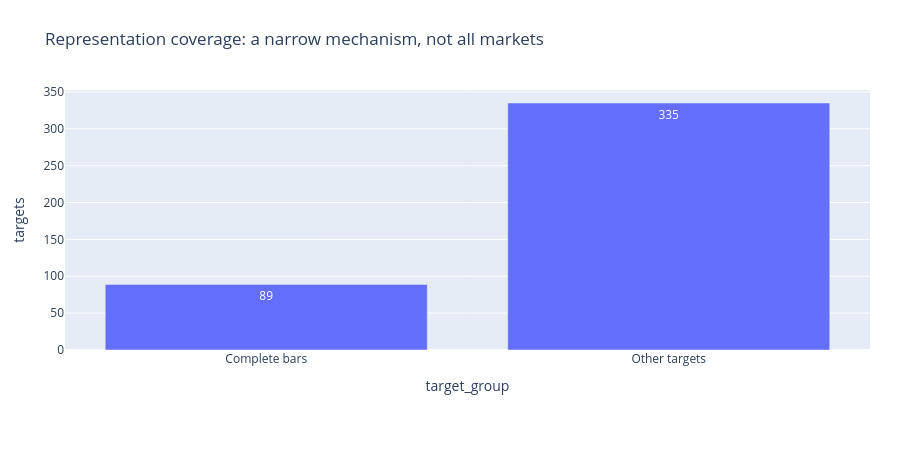

Notebook code for this chart:
### Markdown cell above
## Structural coverage

### Code cell
figures[2][1].show(renderer='plotly_mimetype')

### Figure 1 — Plotly figure (JSON) as saved in the notebook; plotly's stock layout.template omitted (floating-point values rounded to 4 significant figures)
{"data": [{"hovertemplate": "target_group=%{x}<br>targets=%{text}<extra></extra>", "legendgroup": "", "marker": {"color": "#636efa", "pattern": {"shape": ""}}, "name": "", "orientation": "v", "showlegend": false, "text": [89.0, 335.0], "textposition": "auto", "type": "bar", "x": ["Complete bars", "Other targets"], "xaxis": "x", "y": [89, 335], "yaxis": "y"}], "layout": {"barmode": "relative", "height": 450, "legend": {"title": {"text": ""}, "tracegroupgap": 0}, "margin": {"b": 100, "l": 65, "r": 30, "t": 90}, "title": {"text": "Representation coverage: a narrow mechanism, not all markets"}, "xaxis": {"anchor": "y", "domain": [0, 1], "title": {"text": "target_group"}}, "yaxis": {"anchor": "x", "domain": [0, 1], "title": {"text": "targets"}}}}
